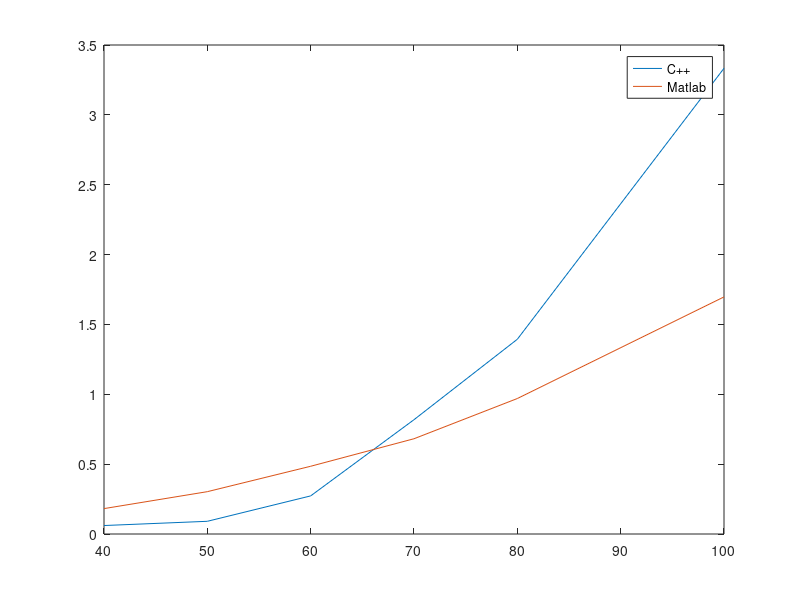

This chart was generated by the following MATLAB code:
c = [100 110.0/33.0
    80 46/33.0
    70 27/33.0
    60 9/33.0
    50 3/33.0
    40 2/33.0
    ];

m = [100 56/33.0
    80 32/33.0
    70 22.5/33.0
    60 16/33.0
    50 10/33.0
    40 6/33.0];
   
plot(c(:,1),c(:,2))
hold on
plot(m(:,1),m(:,2))
legend('C++','Matlab')
